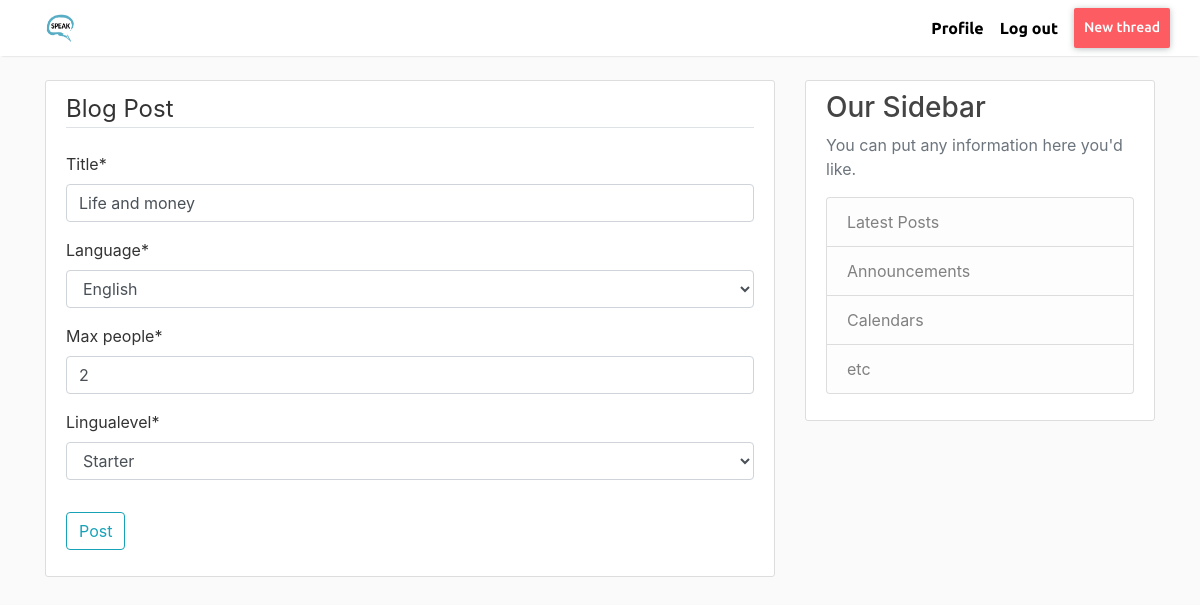
Screenshot of /thread/5/update/ (signed in) with the database file from the repository.
### main/models.py (models this page shows, shortened)
class Thread(models.Model):
    language = models.ForeignKey(Language, on_delete=models.CASCADE)
    lingualevel = models.ForeignKey(LinguaLevel, on_delete=models.CASCADE)
    date_posted = models.DateTimeField(default=timezone.now)
    title = models.CharField(max_length=100)
    max_people = models.IntegerField()
    author = models.ForeignKey(User, on_delete=models.CASCADE)

class Language(models.Model):
    title = models.CharField(max_length=100)
    def __str__(self):
        return self.title

class LinguaLevel(models.Model):
    title = models.CharField(max_length=100)
    short_title = models.CharField(max_length=100)
    def __str__(self):
        return self.title

### main/views.py (the view, shortened to what this page needs)
# urls.py: path('thread/<int:pk>/update/', ThreadUpdateView.as_view(), name='thread-update'),
class ThreadUpdateView(LoginRequiredMixin, UserPassesTestMixin, UpdateView):
        model = Thread
        fields = ['title', 'language', 'max_people', 'lingualevel']
        def test_func(self):
            thread = self.get_object()
            if self.request.user == thread.author:
                return True
            return False

### main/templates/main/thread_form.html (shortened to what this page needs)
{% extends "main/base.html" %}
{% load crispy_forms_tags %}
{% block content %}
<div class="content-section">
  <form method="POST">
    <fieldset class="form-group">
      <legend class="border-bottom mb-4">Blog Post</legend>
      {{ form|crispy}}
    </fieldset>
    <div class="form-group">
      <button class="btn btn-outline-info" type="submit">Post</button>
    </div>
  </form>
</div>
{% endblock content%}

### main/static/blog/main.css (style rules this page uses)
body { background: #fafafa; color: #333333; margin-top: 5rem; }
.content-section { background: #ffffff; padding: 10px 20px; border: 1px solid #dddddd; border-radius: 3px; margin-bottom: 20px; }

### rows the page displays
Thread: title "Life and money", language "English", max_people "2", lingualevel "Starter"
